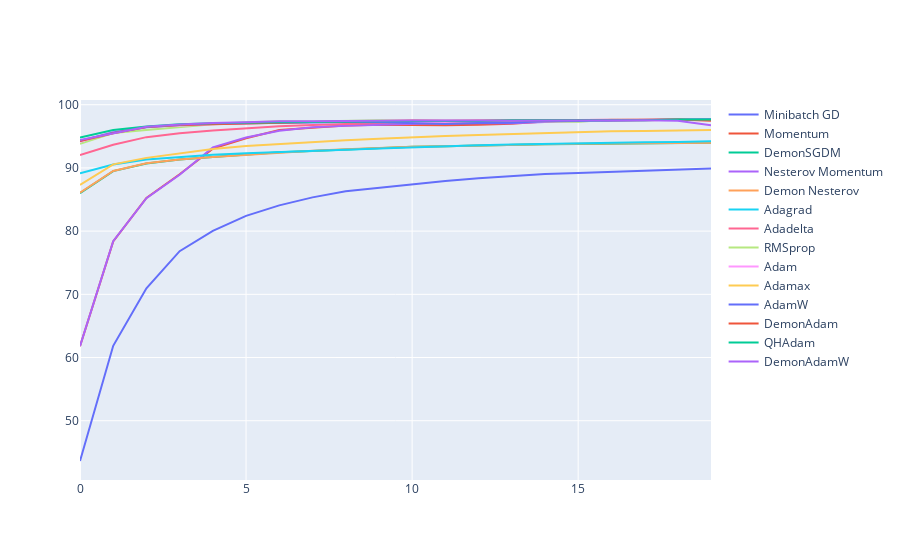

The cell this chart's notebook holds for it:
### Code cell
fig = go.Figure()
fig.add_trace(go.Scatter(x=num_epochs, y=vanilla['val_acc'], name='Minibatch GD'))
fig.add_trace(go.Scatter(x=num_epochs, y=momentum['val_acc'], name='Momentum'))
fig.add_trace(go.Scatter(x=num_epochs, y=DemonSGDM['val_acc'], name='DemonSGDM'))
fig.add_trace(go.Scatter(x=num_epochs, y=nesterov['val_acc'], name='Nesterov Momentum'))
fig.add_trace(go.Scatter(x=num_epochs, y=DemonNesterov['val_acc'], name='Demon Nesterov'))
fig.add_trace(go.Scatter(x=num_epochs, y=adagrad['val_acc'], name='Adagrad'))
fig.add_trace(go.Scatter(x=num_epochs, y=adadelta['val_acc'], name='Adadelta'))
fig.add_trace(go.Scatter(x=num_epochs, y=RMSprop['val_acc'], name='RMSprop'))
fig.add_trace(go.Scatter(x=num_epochs, y=Adam['val_acc'], name='Adam'))
fig.add_trace(go.Scatter(x=num_epochs, y=Adamax['val_acc'], name='Adamax'))
fig.add_trace(go.Scatter(x=num_epochs, y=AdamW['val_acc'], name='AdamW'))
fig.add_trace(go.Scatter(x=num_epochs, y=DemonAdam['val_acc'], name='DemonAdam'))
fig.add_trace(go.Scatter(x=num_epochs, y=QHAdam['val_acc'], name='QHAdam'))
fig.add_trace(go.Scatter(x=num_epochs, y=DemonAdamW['val_acc'], name='DemonAdamW'))

### Figure 1 — Plotly figure (JSON) as saved in the notebook; plotly's stock layout.template omitted (floating-point values rounded to 4 significant figures)
{"data": [{"name": "Minibatch GD", "type": "scatter", "x": [0, 1, 2, 3, 4, 5, 6, 7, 8, 9, 10, 11, 12, 13, 14, 15, 16, 17, 18, 19], "y": [43.63, 61.86, 70.96, 76.83, 80.05, 82.41, 84.07, 85.34, 86.32, 86.89, 87.41, 87.93, 88.37, 88.69, 89.03, 89.21, 89.38, 89.54, 89.73, 89.92]}, {"name": "Momentum", "type": "scatter", "x": [0, 1, 2, 3, 4, 5, 6, 7, 8, 9, 10, 11, 12, 13, 14, 15, 16, 17, 18, 19], "y": [61.78, 78.38, 85.24, 88.99, 93.05, 94.7, 96, 96.34, 96.71, 96.84, 96.81, 96.74, 96.85, 96.97, 97.33, 97.56, 97.51, 97.58, 97.6, 97.65]}, {"name": "DemonSGDM", "type": "scatter", "x": [0, 1, 2, 3, 4, 5, 6, 7, 8, 9, 10, 11, 12, 13, 14, 15, 16, 17, 18, 19], "y": [86.01, 89.5, 90.7, 91.35, 91.74, 92.09, 92.48, 92.67, 92.9, 93.12, 93.34, 93.44, 93.55, 93.71, 93.73, 93.8, 93.87, 93.92, 93.95, 93.97]}, {"name": "Nesterov Momentum", "type": "scatter", "x": [0, 1, 2, 3, 4, 5, 6, 7, 8, 9, 10, 11, 12, 13, 14, 15, 16, 17, 18, 19], "y": [61.81, 78.41, 85.2, 88.92, 93.25, 94.82, 95.88, 96.42, 96.69, 96.84, 96.99, 97.11, 97.06, 97.05, 97.25, 97.39, 97.51, 97.54, 97.7, 97.73]}, {"name": "Demon Nesterov", "type": "scatter", "x": [0, 1, 2, 3, 4, 5, 6, 7, 8, 9, 10, 11, 12, 13, 14, 15, 16, 17, 18, 19], "y": [86.08, 89.52, 90.74, 91.32, 91.74, 92.06, 92.43, 92.7, 92.94, 93.11, 93.36, 93.41, 93.54, 93.69, 93.75, 93.81, 93.87, 93.93, 93.96, 93.99]}, {"name": "Adagrad", "type": "scatter", "x": [0, 1, 2, 3, 4, 5, 6, 7, 8, 9, 10, 11, 12, 13, 14, 15, 16, 17, 18, 19], "y": [89.16, 90.55, 91.32, 91.75, 92.08, 92.31, 92.54, 92.75, 92.89, 93.07, 93.28, 93.39, 93.6, 93.69, 93.81, 93.88, 94.02, 94.07, 94.1, 94.2]}, {"name": "Adadelta", "type": "scatter", "x": [0, 1, 2, 3, 4, 5, 6, 7, 8, 9, 10, 11, 12, 13, 14, 15, 16, 17, 18, 19], "y": [92.02, 93.67, 94.87, 95.47, 95.94, 96.28, 96.61, 96.78, 96.99, 97.09, 97.22, 97.26, 97.31, 97.42, 97.45, 97.53, 97.59, 97.61, 97.62, 97.61]}, {"name": "RMSprop", "type": "scatter", "x": [0, 1, 2, 3, 4, 5, 6, 7, 8, 9, 10, 11, 12, 13, 14, 15, 16, 17, 18, 19], "y": [93.83, 95.53, 96, 96.47, 96.89, 97.19, 97.4, 97.35, 97.42, 97.54, 97.39, 97.35, 97.43, 97.38, 97.38, 97.32, 97.61, 97.58, 97.67, 97.74]}, {"name": "Adam", "type": "scatter", "x": [0, 1, 2, 3, 4, 5, 6, 7, 8, 9, 10, 11, 12, 13, 14, 15, 16, 17, 18, 19], "y": [94.15, 95.71, 96.46, 96.72, 96.91, 97.06, 97.18, 97.24, 97.26, 97.27, 97.35, 97.32, 97.46, 97.52, 97.55, 97.57, 97.63, 97.59, 97.67, 97.65]}, {"name": "Adamax", "type": "scatter", "x": [0, 1, 2, 3, 4, 5, 6, 7, 8, 9, 10, 11, 12, 13, 14, 15, 16, 17, 18, 19], "y": [87.3, 90.56, 91.59, 92.35, 92.99, 93.48, 93.81, 94.04, 94.36, 94.62, 94.87, 95.07, 95.21, 95.36, 95.55, 95.69, 95.81, 95.86, 95.96, 95.98]}, {"name": "AdamW", "type": "scatter", "x": [0, 1, 2, 3, 4, 5, 6, 7, 8, 9, 10, 11, 12, 13, 14, 15, 16, 17, 18, 19], "y": [94.31, 95.62, 96.44, 96.81, 97, 97.07, 97.17, 97.23, 97.27, 97.23, 97.1, 96.93, 97.09, 97.14, 97.44, 97.44, 97.56, 97.64, 97.64, 97.7]}, {"name": "DemonAdam", "type": "scatter", "x": [0, 1, 2, 3, 4, 5, 6, 7, 8, 9, 10, 11, 12, 13, 14, 15, 16, 17, 18, 19], "y": [94.27, 95.49, 96.47, 96.79, 96.9, 97.03, 97.21, 97.25, 97.38, 97.44, 97.51, 97.46, 97.48, 97.51, 97.59, 97.58, 97.63, 97.58, 97.65, 97.46]}, {"name": "QHAdam", "type": "scatter", "x": [0, 1, 2, 3, 4, 5, 6, 7, 8, 9, 10, 11, 12, 13, 14, 15, 16, 17, 18, 19], "y": [94.79, 96, 96.55, 96.89, 97.06, 97.18, 97.21, 97.25, 97.36, 97.37, 97.43, 97.43, 97.44, 97.55, 97.53, 97.57, 97.55, 97.55, 97.66, 97.65]}, {"name": "DemonAdamW", "type": "scatter", "x": [0, 1, 2, 3, 4, 5, 6, 7, 8, 9, 10, 11, 12, 13, 14, 15, 16, 17, 18, 19], "y": [94.42, 95.5, 96.52, 96.88, 97.11, 97.21, 97.37, 97.39, 97.47, 97.47, 97.49, 97.53, 97.52, 97.48, 97.52, 97.56, 97.57, 97.53, 97.46, 96.76]}], "layout": {}}
